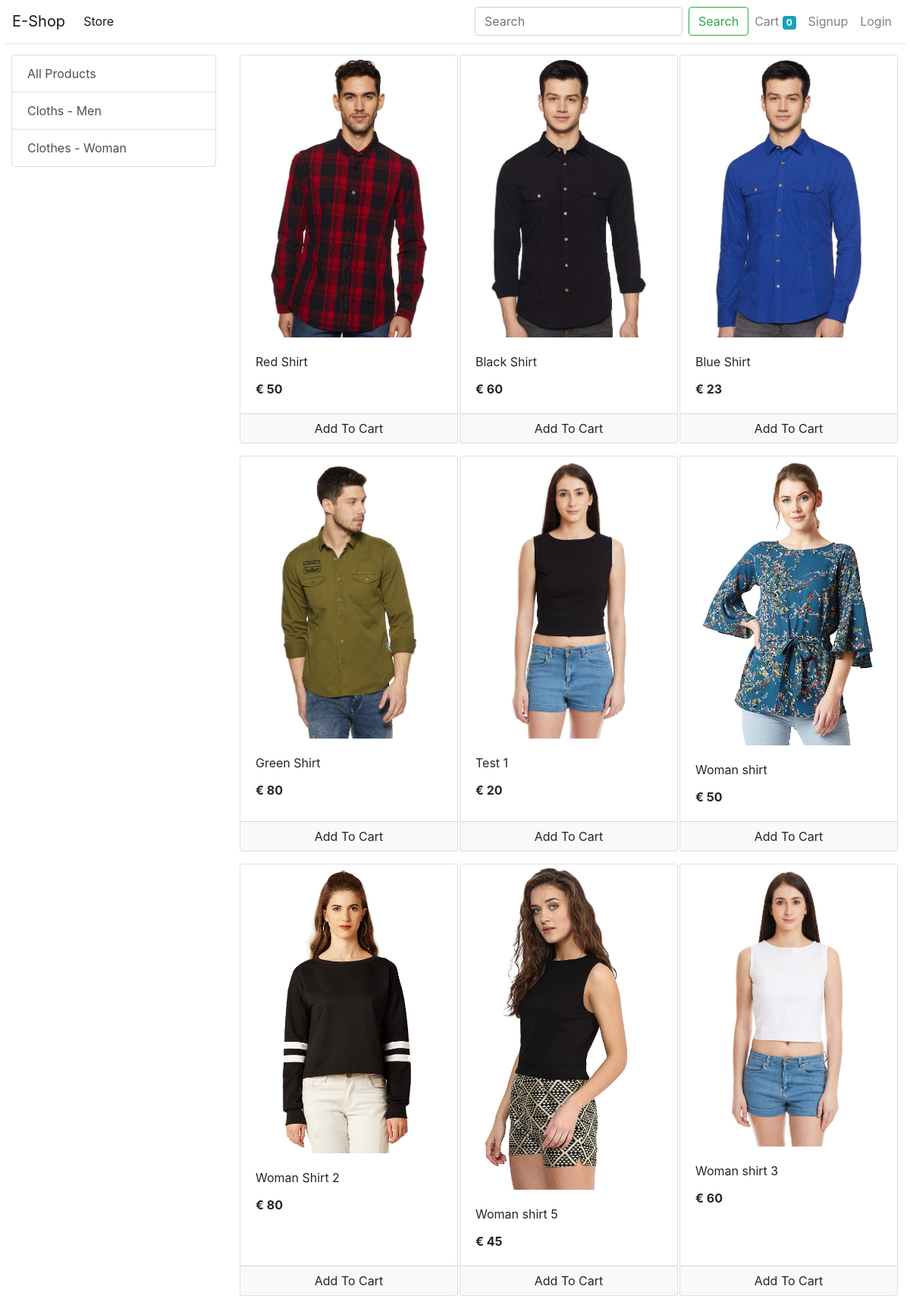
The app's page /store with its own data.
### store/models/category.py (models this page shows, shortened)
class Category(models.Model):
    name = models.CharField(max_length=20)
    @staticmethod
    def get_all_categories():
        return Category.objects.all()

### store/models/product.py (models this page shows, shortened)
class Product(models.Model):
    name = models.CharField(max_length=50)
    price = models.IntegerField(default=0)
    category = models.ForeignKey(Category, on_delete=models.CASCADE, default=1)
    description = models.CharField(max_length=200, default='', null=True, blank=True)
    image = models.ImageField(upload_to='uploads/products/')
    @staticmethod
    def get_all_products():
        return Product.objects.all()

### store/views/home.py (the view)
# urls.py: path('' , include('store.urls'))
def store(request):
    cart = request.session.get('cart')
    if not cart:
        request.session['cart'] = {}
    products = None
    categories = Category.get_all_categories()
    categoryID = request.GET.get('category')
    if categoryID:
        products = Product.get_all_products_by_categoryid(categoryID)
    else:
        products = Product.get_all_products()
    data = {
        'products': products,
        'categories': categories
    }
    return render(request, 'index.html', data)

### store/templatetags/custom_filter.py (called while the page is built)
@register.filter(name='currency')
def currency(number):
    return "€ "+str(number)

### store/templates/index.html (shortened to what this page needs)
{% extends 'base.html' %}
{% block content %}
{% load cart %}
{% load custom_filter %}
<div class="container-fluid mt-3">
    <div class="row">
        <div class="col-lg-3 mx-auto">
            <div class="list-group">
                <a href="/" class="list-group-item list-group-item-action">All Products</a>
                {% for category in categories %}
                <a href="/?category={{category.id}}"
                   class="list-group-item list-group-item-action">{{category.name}}</a>
                {% endfor %}
            </div>
        </div>
        <div id='products' class="col-lg-9 mx-auto">
            <div class="row mx-auto">
                {% for product in products %}
                <div class="card mx-auto mb-3" id={{product.id}} style="width: 18rem;">
                    <img class="card-img-top" src="{{product.image.url}}" alt="Card image cap">
                    <div class="card-body">
                        <p class="card-title">{{product.name}}</p>
                        <p class="card-text"><b>{{product.price|currency}}</b></p>
                    </div>
                    <div class="card-footer p-0 no-gutters">
                        <form action="/" method="POST" class="btn-block">
                            <input type="submit" class="float-right btn btn-light form-control" value="Add To Cart">
                        </form>
                    </div>
                </div>
                {% endfor %}
            </div>
        </div>
    </div>
</div>
{% endblock %}

### store/templates/base.html (shortened to what this page needs)
<!doctype html>
<html lang="en">
<head>
  <link rel="stylesheet" href="https://maxcdn.bootstrapcdn.com/bootstrap/4.0.0/css/bootstrap.min.css"
>
</head>
<body>
  <nav class="one-edge-shadow
  sticky-top navbar
  navbar-expand-lg
   navbar-light bg-white">
    <a class="navbar-brand" href="/">E-Shop</a>
    <div class="collapse navbar-collapse" id="navbarSupportedContent">
      <ul class="navbar-nav mr-auto">
        <li class="nav-item active">
          <a class="nav-link" href="/store">Store <span class="sr-only">(current)</span></a>
        </li>
      </ul>
      <form class="form-inline my-2 my-lg-0" method="get" action="{% url 'search' %}">
        <input class="form-control mr-sm-2" type="search" placeholder="Search" aria-label="Search" name="q">
        <button class="btn btn-outline-success my-2 my-sm-0" type="submit">Search</button>
      </form>
      <ul class="navbar-nav my-2 my-lg-0">
        <li class="nav-item ">
          <a class="nav-link" href="/cart">Cart
            <span class="badge badge-info">{{request.session.cart.keys|length}}</span>
            <span class="sr-only">(current)</span></a>
        </li>
        {% if request.session.customer %}
        <li class="nav-item ">
          <a class="nav-link" href="/orders">Orders<span class="sr-only">(current)</span></a>
        </li>
        <li class="nav-item ">
          <a class="nav-link" href="/logout">Logout<span class="sr-only">(current)</span></a>
        </li>
        {% else %}
        <li class="nav-item ">
          <a class="nav-link" href="/signup">Signup<span class="sr-only">(current)</span></a>
        </li>
        <li class="nav-item ">
          <a class="nav-link" href="/login">Login<span class="sr-only">(current)</span></a>
        </li>
        {% endif %}
      </ul>
    </div>
  </nav>
  {% block content %}{% endblock %}
</body>
</html>

### store/templates/base.html (style rules this page uses)
nav { background-color: white; }
.one-edge-shadow { box-shadow: 0 8px 2px -5px rgb(246, 245, 245); }

### records on screen
Category: name "Cloths - Men"
Category: name "Clothes - Woman"
Product: {{ product.id }} 1 (drawn), image (picture), name "Red Shirt", price "€ 50"
Product: image (picture), name "Black Shirt", price "€ 60"
Product: image (picture), name "Blue Shirt", price "€ 23"
Product: image (picture), name "Green Shirt", price "€ 80"
Product: image (picture), name "Test 1", price "€ 20"
Product: image (picture), name "Woman shirt", price "€ 50"
Product: image (picture), name "Woman Shirt 2", price "€ 80"
Product: image (picture), name "Woman shirt 5", price "€ 45"
Product: image (picture), name "Woman shirt 3", price "€ 60"

### other values on screen
{{ request.session.cart.keys|length }} "0"
